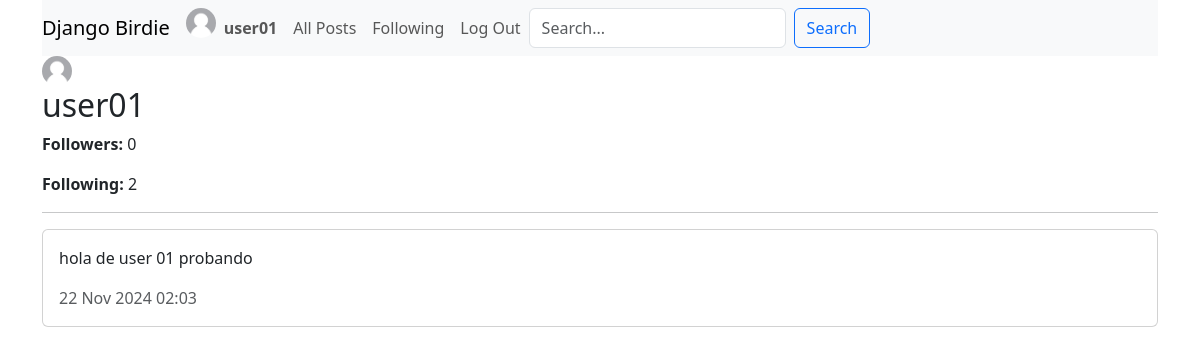
The app's page /profile/user01 (signed in), older data.
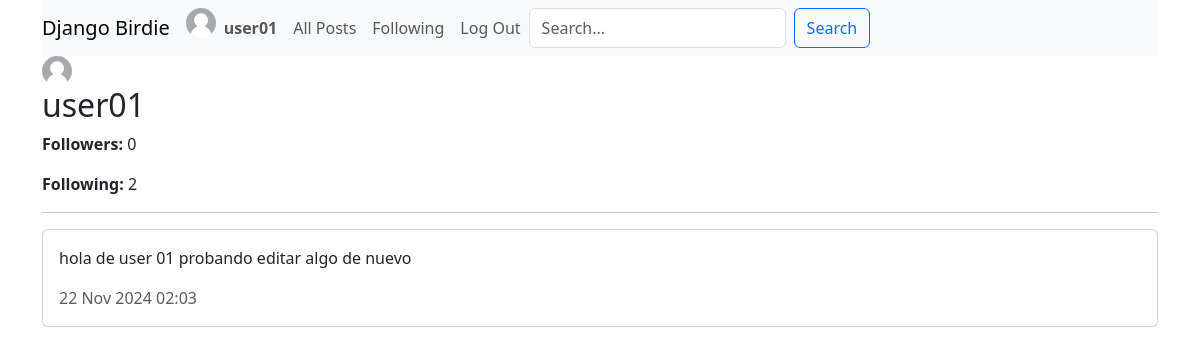
The same page, newer data.
### network/models.py (models this page shows, shortened)
class Post(models.Model):
    user = models.ForeignKey(User, on_delete=models.CASCADE, related_name="posts")
    content = models.TextField(max_length=280)
    created_at = models.DateTimeField(auto_now_add=True)
    likes = models.ManyToManyField(User, related_name="liked_posts", blank=True)

### network/views.py (the view, shortened to what this page needs)
# urls.py: path("profile/<str:username>", views.profile_view, name="profile"),
def profile_view(request, username):
    profile_user = get_object_or_404(User, username=username)
    posts = profile_user.posts.all().order_by('-created_at')
    is_following = request.user.is_authenticated and profile_user.followers.filter(id=request.user.id).exists()
    return render(request, "network/profile.html", {
        "profile_user": profile_user,
        "posts": posts,
        "is_following": is_following,
        "followers_count": profile_user.followers.count(),
        "following_count": profile_user.following.count(),
    })

### network/templatetags/extras.py (called while the page is built)
@register.filter
def profile_picture_or_default(profile_picture):
    if profile_picture:
        return profile_picture.url
    return '/static/network/user/default_profile.jpg'

### network/templates/network/profile.html (shortened to what this page needs)
{% extends "network/layout.html" %}
{% load extras %}
{% block body %}
<img src="{{ user.profile_picture|profile_picture_or_default }}" alt="Profile Picture" class="rounded-circle" width="30" height="30">
<h2>{{ profile_user.username }}</h2>
<p><strong>Followers:</strong> {{ followers_count }}</p>
<p><strong>Following:</strong> {{ following_count }}</p>
<hr>
<div>
    {% for post in posts %}
        <div class="card mb-3">
            <div class="card-body">
                <p class="card-text">{{ post.content }}</p>
                <p class="card-text text-muted">{{ post.created_at|date:"d M Y H:i" }}</p>
            </div>
        </div>
    {% endfor %}
</div>
{% endblock %}

Row changes from the older to the newer data that the page shows:
changed Post: content "hola de user 01 probando" → "hola de user 01 probando editar algo de nuevo"
